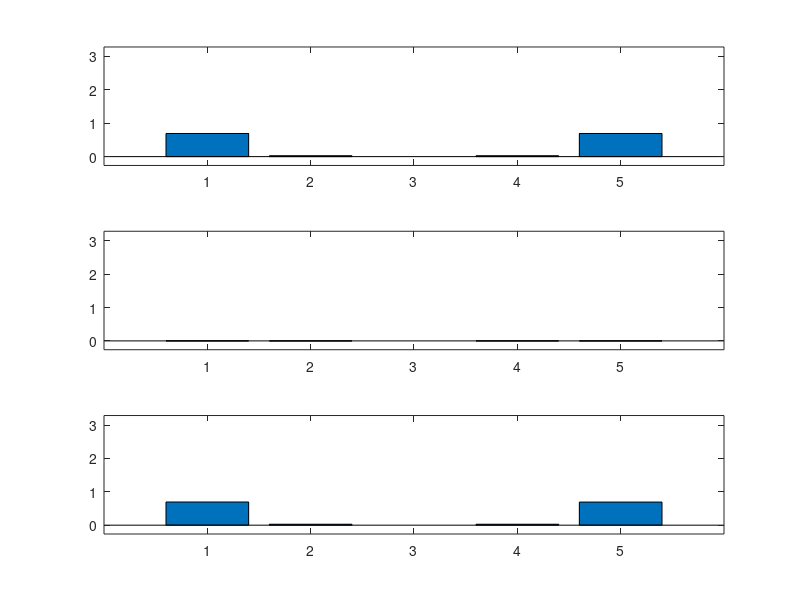
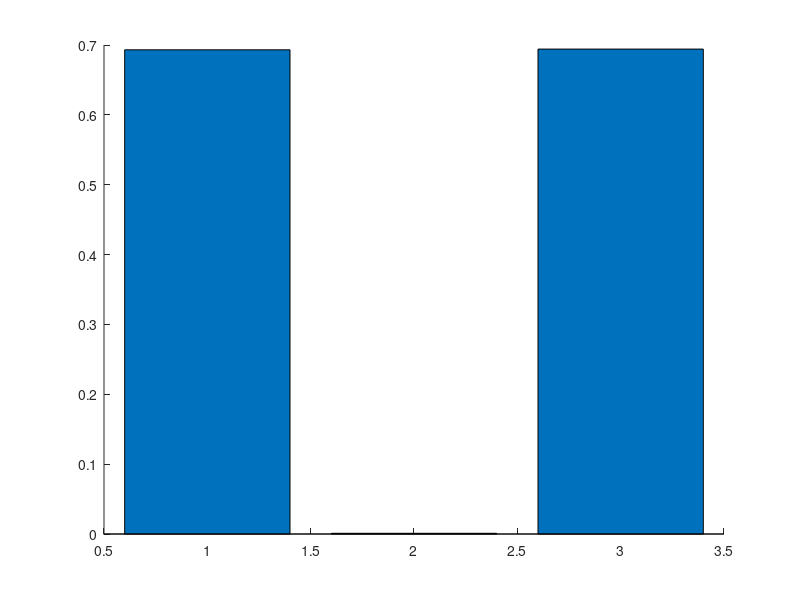

These charts were generated, in order, by the following MATLAB code: (Note: this script raises an error after producing the figures.)
%% Definitions
% Convert LLR to probability
pFromBelief = @(beliefs) 1./(1+exp(-beliefs));

% Divergence
dkl = @(p1,p2) sum(p1.*log(p1./p2));
dklFromBelief = @(b1,b2) dkl([pFromBelief(b1) 1-pFromBelief(b1)], [pFromBelief(b2) 1-pFromBelief(b2)]);

% Certainty
negentropy = @(ps) ps.*log(ps)+(1-ps).*log(1-ps);
neFromBelief = @(belief) negentropy(pFromBelief(belief));

%% Calculate
% Setup
h = 0.50;
prior = log(h ./ (1 - h));
cues = [-inf, -0.4771, 0, 0.4771, inf];
cue_names = ["Strong T1", "Weak T1", "Ambiguous", "Weak T2", "Strong T2"];

% Update belief
hScale = (1-h)./h;
prior_belief = prior + log(hScale+exp(-prior)) - ...
    log(hScale+exp(prior));
cur_beliefs = prior_belief + cues;

% Certainty
ic = neFromBelief(cur_beliefs) - neFromBelief(prior);

% Disparity and KL
for cue_loc = 1:5
    %kl = dklFromBelief(cur_beliefs(cue_loc), neFromBelief(prior)); % line
    %from previous version that I think is wrong
    kl(cue_loc) = dklFromBelief(cur_beliefs(cue_loc), prior);
    ir(cue_loc) = kl(cue_loc)-ic(cue_loc);

    disp(cue_names(cue_loc));
    fprintf('%.3f DKL = %.3f ic + %.3f ir\n', kl(cue_loc), ...
        ic(cue_loc), ir(cue_loc));
end

% Redo for extreme cue locations that threw NaNs
negentropy_ref = negentropy(h);
ic(1) = 0 - negentropy_ref;
ic(5) = 0 - negentropy_ref;
xaxis = 0:0.001:1;
yaxis = negentropy(xaxis);
dy = diff(yaxis); dx = diff(xaxis); dy_dx = dy ./ dx;
grad_ref = dy_dx(xaxis == h);

dx = pFromBelief(cur_beliefs(1)) - h;
ir(1) = -1*grad_ref*dx;
kl(1) = ic(1) + ir(1);

dx = pFromBelief(cur_beliefs(5)) - h;
ir(5) = -1*grad_ref*dx;
kl(5) = ic(5) + ir(5);

%% Plot
% Bar graphs with quantities grouped together in rows
%colors = ["#20419A", "#437DB7", "w", "#79ABC5", "#70CDDD"]; % low-switch
colors = ["#8C191B", "#CB2027", "w", "#E32026", "#EF8480"]; % high-switch
edge_colors = ["none", "none", "k", "none", "none"];

figure;
subplot(311);
bar(ic);
ylim([1.1*-0.2406, 1.1*2.9858]); % based on overall max/min values
subplot(312);
bar(ir);
ylim([1.1*-0.2406, 1.1*2.9858]);
subplot(313);
bar(kl);
ylim([1.1*-0.2406, 1.1*2.9858]);

% Bar graph for each cue location
for cue_loc = 1:5
    figure;
    bar([ic(cue_loc), ir(cue_loc), kl(cue_loc)], 'FaceColor', ...
        colors(cue_loc), 'EdgeColor', edge_colors(cue_loc), ...
        'DisplayName', cue_names(cue_loc));
    ylim([1.1*-0.2406, 1.1*0.3616]);
    xticklabels(["Certainty", "Disparity", "DKL"]);
    legend();
end

% 1D belief updates
figure;
hold on;

p1 = plot([0, 1], [0, 0], 'k-', 'LineWidth', 2);
p2 = plot([0, 0], [-0.1, 0.1], 'k-', 'LineWidth', 2);
p3 = plot([0.5, 0.5], [-0.1, 0.1], 'k-', 'LineWidth', 2);
p4 = plot([1, 1], [-0.1, 0.1], 'k-', 'LineWidth', 2);
scatter(h, 0, 100, 'filled', 'MarkerFaceColor', 'k', ...
    'DisplayName', 'Prior = 0.13');
for cue_loc = 1:5
    if cue_loc == 3
        scatter(pFromBelief(cur_beliefs(cue_loc)), 0, 100, ...
            'filled', 'MarkerFaceColor', colors(cue_loc), ...
            'MarkerEdgeColor', 'k', 'DisplayName', cue_names(cue_loc));
    else
        scatter(pFromBelief(cur_beliefs(cue_loc)), 0, 100, ...
        'filled', 'MarkerFaceColor', colors(cue_loc), ...
        'DisplayName', cue_names(cue_loc));
    end
end

ylim([-1 1]);
set(gca, 'XColor', 'k', 'YColor', 'k');
text(h, -0.1, 'P', 'Color', 'k', 'FontSize', 14, 'FontWeight', 'bold', 'HorizontalAlignment', 'center');
p1.HandleVisibility = 'off';
p2.HandleVisibility = 'off';
p3.HandleVisibility = 'off';
p4.HandleVisibility = 'off';
legend();

% 2D negentropy curve
figure;
hold on;

p = plot(xaxis, yaxis, 'DisplayName', '');
scatter(h, negentropy(h), 'DisplayName', 'Prior = 0.50');
certaintys = neFromBelief(cur_beliefs);
certaintys(1) = 0; certaintys(5) = 0;
for cue_loc = 1:5
    scatter(pFromBelief(cur_beliefs(cue_loc)), ...
        certaintys(cue_loc), ...
        'DisplayName', cue_names(cue_loc));
end

p.HandleVisibility = 'off';
legend();
xlabel('P(Target 2)');
ylabel('Negative entropy ("certainty")');